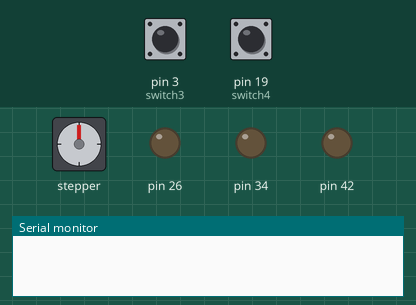
The sketch below on a simulated Arduino Mega 2560, built with avr-gcc and run on an emulated ATmega2560. On the bench: stepper motor, output pins drawn as LEDs (lit = HIGH), the last lines printed to the serial monitor. The inputs (shaded band) are chosen by the test bench; at power-on: pin 3 (switch3) HIGH, pin 19 (switch4) HIGH. Stepper angles assume 200 steps per turn.

Above: at 1.2 s.
1.3 s: pin 3 (switch3) pulled LOW for 0.15 s
4.4 s: pin 19 (switch4) pulled LOW for 0.15 s
At 5.19 s:
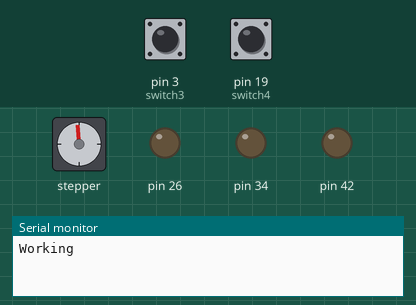
7.4 s: pin 19 (switch4) pulled LOW for 1 s
At 10.2 s:
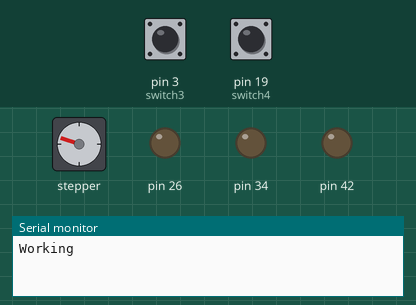
10.4 s: pin 3 (switch3) pulled LOW for 1 s
14.4 s: pin 3 (switch3) pulled LOW for 0.15 s
At 15.45 s:
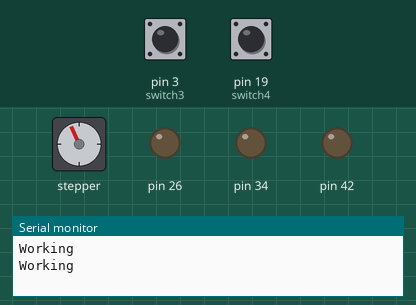
17.5 s: pin 3 (switch3) driven LOW and pin 19 (switch4) driven LOW
At 17.94 s:
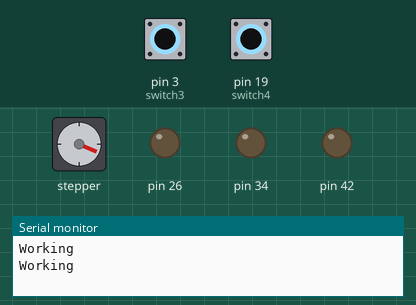
Timing chart, 0 to 21.5 s (numbered marks = the images above; inputs shaded):
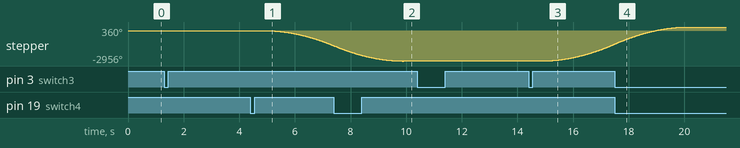

Measured:
- after the input at 1.3 s, every drawn part: stays the same
- after the input at 10.4 s, every drawn part: stays the same

The sketch:

JointLimitTestInterrupts.ino
```cpp
// Tube limit Test
// This causes a tube to move to its positive limit and then to its negative limit

#include <AccelStepper.h>

// Define a The Prismatic stepper motors
AccelStepper stepper1(AccelStepper::DRIVER, 22, 24);
AccelStepper stepper2(AccelStepper::DRIVER, 30, 32);
AccelStepper stepper3(AccelStepper::DRIVER, 38, 40);

// Define the pin values for the switches, they are interrupt enabled according to this:
// https://www.arduino.cc/reference/en/language/functions/external-interrupts/attachinterrupt/
const byte switch1 = 2;
const byte switch2 = 18;
const byte switch3 = 3;
const byte switch4 = 19;

// Initially set the target to push the tube forwards for a long distance
double target = -1000000;

void setup() {
  Serial.begin(9600);

  //Switch interrupt initialisation
  pinMode(switch1, INPUT_PULLUP);
  //attachInterrupt(digitalPinToInterrupt(switch1), collision_interrupt1, FALLING);
  pinMode(switch2, INPUT_PULLUP);
  //attachInterrupt(digitalPinToInterrupt(switch2), collision_interrupt1, FALLING);
  pinMode(switch3, INPUT_PULLUP);
  attachInterrupt(digitalPinToInterrupt(switch3), collision_interrupt2, FALLING);
  pinMode(switch4, INPUT_PULLUP);
  attachInterrupt(digitalPinToInterrupt(switch4), collision_interrupt1, FALLING);

  //StepperMotor
  stepper1.setMaxSpeed(1000.0);
  stepper1.setAcceleration(300.0);
  pinMode(26,OUTPUT);

  //StepperMotor
  stepper2.setMaxSpeed(1000.0);
  stepper2.setAcceleration(300.0);
  pinMode(34,OUTPUT);


  //StepperMotor
  stepper3.setMaxSpeed(1000.0);
  stepper3.setAcceleration(300.0);
  pinMode(42,OUTPUT);

}


void loop() {
  //start with delay before moving
  delay(5000);

  //move second tube towards the target forever
  Serial.println("Working");
  stepper3.runToNewPosition(target); // blocking until tube reaches target
}


//interrupt for first switch:
// Going Forward

void collision_interrupt1()
{

  //Count time of the interrupt to deal with switch bouncing
 static unsigned long last_interrupt_time = 0;
 unsigned long interrupt_time = millis();

 // If interrupts come faster than 200ms, assume it's a bounce and ignore
 if (interrupt_time - last_interrupt_time > 200)
 {
      // If the target is in the backward direction, then ignore it as you are going away from front limit
      if (stepper3.distanceToGo() > 0){

      }
      else{
        //if the target is in the forward direction it must be changed to stop going too far forward
        stepper3.stop();
        target = -target;
      }
 }
  //Remember the time of the interrupt for debouncing
 last_interrupt_time = interrupt_time;
}

//interrupt for first switch:
// Going Backward


void collision_interrupt2()
{
    //Count time of the interrupt to deal with switch bouncing
    static unsigned long last_interrupt_time = 0;
    unsigned long interrupt_time = millis();

 // If interrupts come faster than 200ms, assume it's a bounce and ignore
 if (interrupt_time - last_interrupt_time > 200)
 {
      // If the target is in the forward direction, then ignore it as you are going away from back limit
      if (stepper3.distanceToGo() < 0 ){

      }
      else{
        //if the target is in the backward direction it must be changed to stop going too far back
        stepper3.stop();
        target = -target;
      }

 }
  //Remember the time of the interrupt for debouncing
 last_interrupt_time = interrupt_time;
}
```
